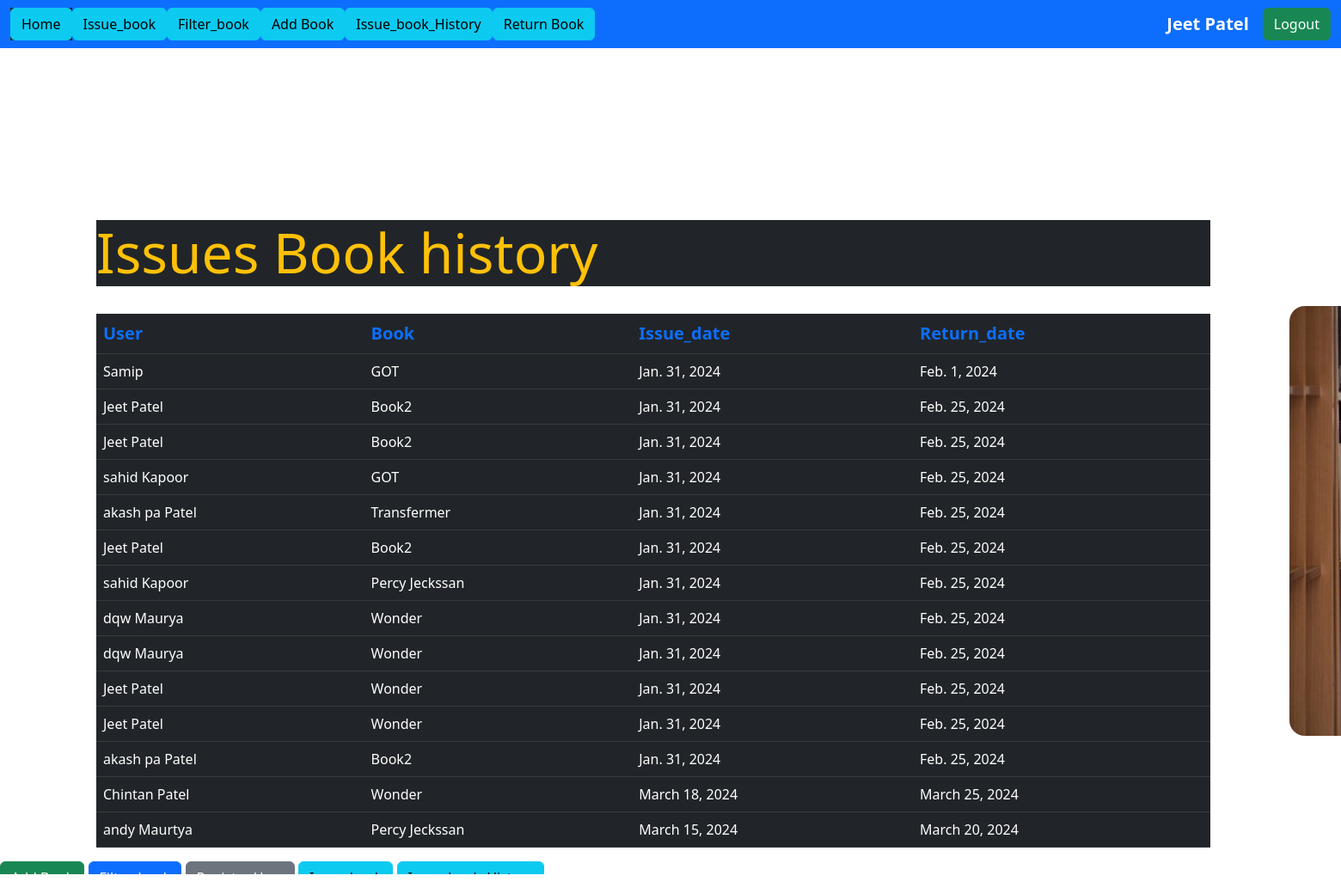
The page /issues_book_histry/ (signed in) on the database its author committed.
### App/models.py (models this page shows)
class CustomUser(AbstractUser):
    username = models.CharField(max_length=50)
    address = models.CharField(max_length = 200)
    email = models.EmailField(max_length=20, unique=True)
    is_active = models.BooleanField(default=True)
    USERNAME_FIELD = 'email'
    REQUIRED_FIELDS = []
    objects = Usermanager()

class IssuedBook(models.Model):
    user_id = models.ForeignKey(CustomUser, on_delete=models.CASCADE)
    book_id = models.ForeignKey(Book, on_delete=models.CASCADE)
    issue_date = models.DateField(default=date.today(), blank=False)
    return_date = models.DateField(blank=True, null=True)

class Book(models.Model):
    book_name = models.CharField(max_length=150)
    author_name = models.CharField(max_length=200)
    quantity = models.IntegerField(default=1)
    subject = models.CharField(max_length=200,blank = True)

### App/views.py (the view)
# urls.py: path('issues_book_histry/',views.issues_book_histry,name = 'issues_book_histry'),
@login_required(login_url="login")
def issues_book_histry(request) :
    if request.method == 'GET' :
        book_data = IssuedBook.objects.all()
    return render(request,"issue_book_histry.html",{'book_data' : book_data })

### App/templates/issue_book_histry.html (shortened to what this page needs)
{% extends 'base.html' %}
{% block content %}
{% load static %}
<form action="" method="POST">
<img src="{% static 'images/college.jpg' %}" style="margin-left: 1500px; margin-top: 300px; border-radius: 18px; width: 750px; height: 500px;" >
<div class="container" style="margin-right: 900px; margin-top: -600px; margin-left: 100px;">
    <h2 class="text-warning bg-dark" style="font-size: 400%;"> Issues Book history</h2>
     <br>
    <table class="table table-dark table-hover">
      <thead class="text-primary" style="font-size: 20px;">
        <tr>
          <th>User</th>
          <th>Book</th>
          <th>Issue_date</th>
          <th>Return_date</th>
        </tr>
      </thead>
      <tbody>
        {% for dt in book_data %}
        <tr>
          <td>{{dt.user_id.username}}  {{dt.user_id.last_name}}</td>
          <td>{{dt.book_id.book_name}}</td>
          <td>{{dt.issue_date}}</td>
          <td>{{dt.return_date}}</td>
        </tr>
        {% endfor %}
      </tbody>
    </table>
  </div>
</form>
<a href="{% url 'add-book' %}" class="sm-2 btn btn-success" >Add Book</a>
<a href="{% url 'filter_book' %}" class="btn btn-primary" >Filter_book</a>
<a href="{% url 'register' %}" class="sm-2 btn btn-secondary" >Register User</a>
<a href="{% url 'issue_bk' %}" class="btn btn-info" >Issue_book</a>
<a href="{% url 'issues_book_histry' %}" class="btn btn-info" >Issue_book_History</a>
{% endblock %}

### App/templates/base.html (shortened to what this page needs)
{% load static %}
<!DOCTYPE html>
<html lang="en">
<head>
   <link href="https://cdn.jsdelivr.net/npm/bootstrap@5.2.3/dist/css/bootstrap.min.css" rel="stylesheet">
</head>
<body>
   <nav class="navbar navbar-expand-lg bg-body-light,navbar navbar-dark bg-primary">
       <div class="container-fluid">
           <div class="collapse navbar-collapse" id="navbarSupportedContent">
               <ul class="navbar-nav me-auto mb-2 mb-lg-0">
                   {% if not user.is_authenticated %}
                   <li class="nav-item">
                       <a class="nav-link btn btn-info" href="{% url 'login' %}">Login</a>
                   </li>
                   <li class="nav-item">
                       <a class="nav-link btn btn-info" href="{% url 'register' %}">Register</a>
                   </li>
                   {% else %}
                   <li class="nav-item bg-dark">
                    <a href="{% url 'show_book' %}" class="btn btn-info" >Home</a>
                   </li>
                   <li class="nav-item">
                        <a href="{% url 'issue_bk' %}" class="btn btn-info" >Issue_book</a>
                   </li>
                   <li class="nav-item">
                    <a href="{% url 'filter_book' %}" class="btn btn-info" >Filter_book</a>
                   </li>
                   <li class="nav-item">
                    <a href="{% url 'add-book' %}" class="sm-2 btn btn-info" >Add Book</a>
                   </li>
                   <li class="nav-item">
                    <a href="{% url 'issues_book_histry' %}" class="btn btn-info" >Issue_book_History</a>
                   </li>
                   <li class="nav-item">
                    <a href="{% url 'return_book' %}" class="btn btn-info" >Return Book</a>
                   </li>
                   {% endif %}
               </ul>
           </div>
           {% if user.is_authenticated %}
           <a class="navbar-brand fw-bold " href="#"> {{request.user.first_name}}  {{request.user.last_name}}</a>
            <a href="{% url 'logout' %}" class="sm-2 btn btn-success" >Logout</a>
           {% endif %}
       </div>
   </nav>
   {% block content %}
   {% endblock %}
</body>
</html>

### App/templates/base.html (style rules this page uses)
body { background-color: linear-gradient(#89b4f4, #cf7ade); background-repeat: no-repeat; background-size: cover; }

### rows shown on the page
CustomUser: user.first_name "Jeet", user.last_name "Patel"
IssuedBook: user_id.username "Samip", book_id.book_name "GOT", issue_date "Jan. 31, 2024", return_date "Feb. 1, 2024"
IssuedBook: user_id.username "Jeet", user_id.last_name "Patel", book_id.book_name "Book2", issue_date "Jan. 31, 2024", return_date "Feb. 25, 2024"
IssuedBook: user_id.username "Jeet", user_id.last_name "Patel", book_id.book_name "Book2", issue_date "Jan. 31, 2024", return_date "Feb. 25, 2024"
IssuedBook: user_id.username "sahid", user_id.last_name "Kapoor", book_id.book_name "GOT", issue_date "Jan. 31, 2024", return_date "Feb. 25, 2024"
IssuedBook: user_id.username "akash pa", user_id.last_name "Patel", book_id.book_name "Transfermer", issue_date "Jan. 31, 2024", return_date "Feb. 25, 2024"
IssuedBook: user_id.username "Jeet", user_id.last_name "Patel", book_id.book_name "Book2", issue_date "Jan. 31, 2024", return_date "Feb. 25, 2024"
IssuedBook: user_id.username "sahid", user_id.last_name "Kapoor", book_id.book_name "Percy Jeckssan", issue_date "Jan. 31, 2024", return_date "Feb. 25, 2024"
IssuedBook: user_id.username "dqw", user_id.last_name "Maurya", book_id.book_name "Wonder", issue_date "Jan. 31, 2024", return_date "Feb. 25, 2024"
IssuedBook: user_id.username "dqw", user_id.last_name "Maurya", book_id.book_name "Wonder", issue_date "Jan. 31, 2024", return_date "Feb. 25, 2024"
IssuedBook: user_id.username "Jeet", user_id.last_name "Patel", book_id.book_name "Wonder", issue_date "Jan. 31, 2024", return_date "Feb. 25, 2024"
IssuedBook: user_id.username "Jeet", user_id.last_name "Patel", book_id.book_name "Wonder", issue_date "Jan. 31, 2024", return_date "Feb. 25, 2024"
IssuedBook: user_id.username "akash pa", user_id.last_name "Patel", book_id.book_name "Book2", issue_date "Jan. 31, 2024", return_date "Feb. 25, 2024"
IssuedBook: user_id.username "Chintan", user_id.last_name "Patel", book_id.book_name "Wonder", issue_date "March 18, 2024", return_date "March 25, 2024"
IssuedBook: user_id.username "andy", user_id.last_name "Maurtya", book_id.book_name "Percy Jeckssan", issue_date "March 15, 2024", return_date "March 20, 2024"
